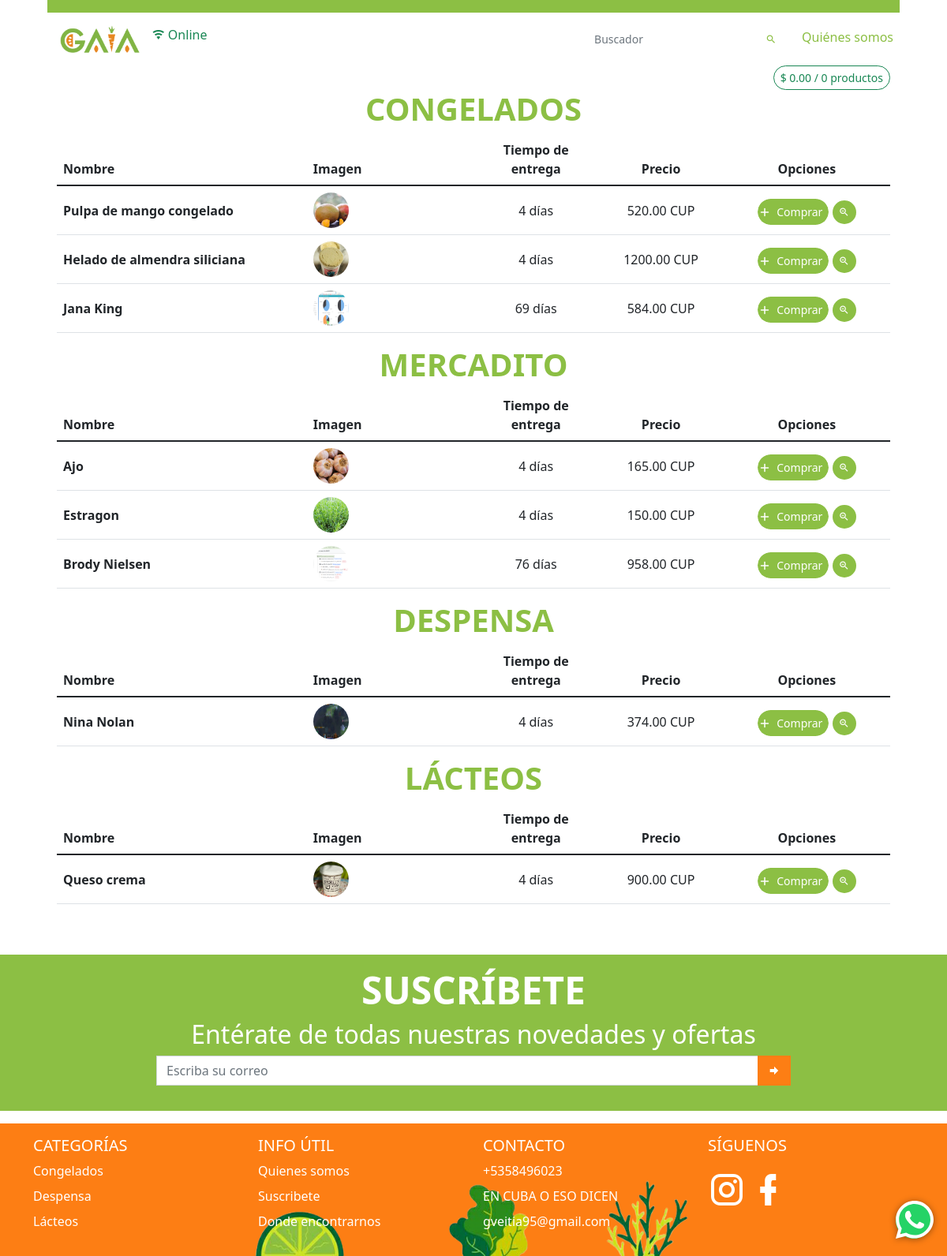
Screenshot of /catalogo/CUP/ with the database file from the repository.
### app_main/models.py (models this page shows, shortened)
class GeneralData(models.Model):
    logo = models.ImageField(upload_to='datos_generales/logo', verbose_name='Logo')
    img_principal = models.ImageField(upload_to='datos_generales/img_principal', verbose_name='Imagen Principal')
    enterprise_name = models.CharField(max_length=100, verbose_name='Nombre de la empresa')
    enterprise_address = models.CharField(max_length=100, verbose_name='Dirección de la empresa', null=True, blank=True)
    taza_cambio = models.FloatField('Taza de cambio', validators=[MinValueValidator(0, 'Debe ser mayor que cero')],
                                    help_text='Valor del Euro en CUP')
    email = models.EmailField('Correo', unique=True,
                              error_messages={'unique': 'Este correo ya existe'})
    phone_number = models.CharField(validators=[phone_regex], max_length=17, unique=True, error_messages={
        'unique': 'Ya este teléfono está registrado'
    }, verbose_name='Celular', null=True, blank=True)
    facebook = models.URLField(verbose_name='Link de Facebook', null=True, blank=True)
    instagram = models.URLField(verbose_name='Link de Instagram', null=True, blank=True)
    def logo_tag(self):
        if self.logo:
            return mark_safe(f'<img src="{self.logo.url}" class="agrandar" width="45" height="45" />')
        return mark_safe(f'<img src="{STATIC_URL}img/empty.png" class="agrandar" width="45" height="45" />')
    logo_tag.short_description = 'Logo'
    def logo_link(self):
        return mark_safe(f'<a href="{self.logo.url}"> {self.logo_tag()}</a>')
    logo_link.short_description = 'Logo'
    def img_principal_tag(self):
        if self.logo:
            return mark_safe(f'<img src="{self.img_principal.url}" class="agrandar" height="45" />')
        return mark_safe(f'<img src="{STATIC_URL}img/empty.png" class="agrandar" width="45" height="45" />')
    img_principal_tag.short_description = 'Img principal'
    def img_principal_link(self):
        return mark_safe(f'<a href="{self.img_principal.url}"> {self.img_principal_tag()}</a>')
    img_principal_link.short_description = 'Img principal'
    class Meta:
        verbose_name = 'Datos Generales'
        verbose_name_plural = verbose_name

class Category(models.Model):
    name = models.CharField(max_length=100, verbose_name='Nombre')
    image = models.ImageField(upload_to='product/img', verbose_name='Imagen Principal', null=True)
    destacado = models.BooleanField('Destacada', default=False)
    class Meta:
        verbose_name = 'Categoría'
        verbose_name_plural = 'Categorías'
        ordering = ('name',)
    def __str__(self):
        return self.name
    @property
    def get_prods_count(self):
        return self.product_set.count() if self.product_set.exists() else 0
    def img_link(self):
        if self.image:
            return mark_safe(
                f'<a href="{self.image.url}"><img src="{self.image.url}" class="agrandar mb-2 mr-2" '
                f'width="40" height="40" /></a>')
        return mark_safe(
            f'<a href="{STATIC_URL}img/empty.png"><img src="{STATIC_URL}img/empty.png" class="agrandar mb-2 mr-2" '
            f'width="40" height="40" /></a>')
    img_link.short_description = 'Imagen'

class Product(models.Model):
    category = models.ForeignKey(Category, on_delete=models.CASCADE, verbose_name='Categoría')
    image = models.ImageField(upload_to='product/img', verbose_name='Imagen Principal', null=True)
    name = models.CharField(max_length=100, verbose_name='Nombre')
    price = models.DecimalField(max_digits=9, verbose_name='Precio', decimal_places=2, help_text='Poner en base a CUP')
    old_price = models.DecimalField(max_digits=9, verbose_name='Precio anterior', decimal_places=2, null=True,
                                    help_text='Este precio debería ser mayor al precio actual', blank=True)
    info = RichTextField(max_length=400, verbose_name='Información', null=True, blank=True)
    about = RichTextField(max_length=400, verbose_name='Sobre el producto', null=True, blank=True)
    is_active = models.BooleanField(default=True, verbose_name='Visible')
    is_important = models.BooleanField(default=True, verbose_name='Destacado')
    stock = models.IntegerField(verbose_name='Cantidad de inventario', default=1)
    date_updated = models.DateTimeField(auto_now=True, null=True, blank=True)
    sales = models.PositiveIntegerField(verbose_name='Ventas', default=0)
    delivery_time = models.PositiveSmallIntegerField('Tiempo de entrega (días)')
    moneda = models.CharField('Moneda', choices=(
        ('CUP', 'CUP'),
        ('Euro', 'Euro'),
        ('Ambas', 'Ambas'),
    ), default='CUP', max_length=200)
    class Meta:
        verbose_name = 'Producto'
        verbose_name_plural = 'Productos'
        ordering = ('category',)
    def info_tag(self):
        return mark_safe(self.info)
    def get_image(self):
        if self.image:
            return self.image.url
        return f'{STATIC_URL}img/empty.png'
    def img_link(self):
        if self.image:
            return mark_safe(
                f'<a href="{self.image.url}"><img src="{self.image.url}" class="agrandar mb-2 mr-2" '
                f'width="50" height="50" /></a>')
        return mark_safe(
            f'<a href="{STATIC_URL}img/empty.png"><img src="{STATIC_URL}img/empty.png" class="agrandar mb-2 mr-2" '
            f'width="50" height="50" /></a>')
    def has_old_price(self):
        return mark_safe(f'<img src="{STATIC_URL}admin/img/icon-yes.svg" alt="True">') if self.old_price else mark_safe(
            f'<img src="{STATIC_URL}admin/img/icon-no.svg" alt="False">')
    has_old_price.short_description = 'Tiene descuento'
    img_link.short_description = 'Vista previa'
    info_tag.short_description = 'Información'

class InfoUtil(models.Model):
    title = models.CharField('Título', max_length=100, null=True, blank=True)
    text = RichTextField("Contenido", null=True, blank=True)
    class Meta:
        verbose_name = 'Información útil'
        verbose_name_plural = 'Informaciones útiles'
    def text_tag(self):
        return mark_safe(self.text)
    text_tag.short_description = 'Texto'

### app_main/views.py (the view)
# urls.py: path('catalogo/CUP/', CatalogoCUPView.as_view(), name='catalogo-cup'),
class CatalogoCUPView(StartPageCUP):
    template_name = 'catalogo.html'
    def get_context_data(self, *, object_list=None, **kwargs):
        context = super().get_context_data()
        context['title'] = 'Catálogo | Productos CUP'
        context['tipo_moneda'] = 'CUP'
        return context

### app_main/templates/catalogo.html (shortened to what this page needs)
{% extends 'startpage.html' %}
{% load static %}
{% block navbar %}
    <nav class="navbar bg-semi-success"></nav>
    <nav class="navbar bg-white navbar-expand-sm" style="vertical-align: middle">
        <ul class="navbar-nav">
            <li class="nav-item">
                <div class="nav-link">
                    <a href="{{ index_url }}"><img
                            src="{% if business.img_principal %} {{ business.img_principal.url }} {% else %} {% static logo %} {% endif %}"
                            class="ps-2" alt="gaia" height="35"></a>
                </div>
            </li>
            <li class="nav-item">
                <a class="nav-link">
                    <span id="on-off" class="fs-6 rounded-pill"></span>
                </a>
            </li>
        </ul>
        <ul class="navbar-nav ms-auto ">
            <li class="nav-item">
                <div class="nav-link">
                    <form action="">
                        <div class="input-group input-group-sm pe-2">
                            <input type="search" class="form-control border-0 ps-0 rounded-0"
                                   placeholder="Buscador" value="{{ search }}"
                                   aria-label="Example text with button addon"
                                   aria-describedby="button-addon1" name="search">
                            <button class="btn border-0" type="submit" id="button-addon1"><i
                                    class="mdi mdi-magnify text-semi-success"></i></button>
                        </div>
                    </form>
                </div>
            </li>
            <li class="nav-item">
                <a class="nav-link text-semi-success pe-2 text-end {% if active == 'project' %} active {% endif %}"
                   href="{% url 'info' %}">Quiénes somos</a>
            </li>
        </ul>
    </nav>
{% endblock %}
{% block content %}
    <div class="text-end">
        <button class="btn btn-outline-success btn-sm rounded-pill" type="button"
                data-bs-toggle="offcanvas"
                data-bs-target="#offcanvasRight" aria-controls="offcanvasRight" id="botoncito-verde">
        </button>
    </div>
    {% include 'table_products.html' %}
{% endblock %}

### app_main/templates/startpage.html (shortened to what this page needs)
{% extends 'body.html' %}
{% load cart_tag %}
{% load widget_tweaks %}
{% load static %}
{% block head %}
    <link rel="stylesheet" href="{% static 'lib/button_add_to_cart/style.css' %}">
    <link rel="stylesheet" href="{% static 'lib/bootstrap-touchspin/jquery.bootstrap-touchspin.min.css' %}">
{% endblock %}

### templates/body.html (shortened to what this page needs)
{% extends 'base.html' %}
{% load static %}
{% block body %}
    <body class="">
    <div class="wrapper mx-auto" style="width: 90%">
        {% block navbar %}{% endblock %}
        <div class="content">
            <div class="container-fluid">
                {% block content %}
                {% endblock %}
            </div>
        </div>
    </div>
    {% include 'whatsapp.html' %}
    {% include 'footer.html' %}
    </body>
{% endblock %}

### templates/base.html (shortened to what this page needs)
{% load static %}
<!DOCTYPE html>
<html lang="en">
<head>
    <link rel="stylesheet" href="{% static 'lib/material-icons/css/icons.min.css' %}">
    <link href="https://cdn.jsdelivr.net/npm/bootstrap@5.2.2/dist/css/bootstrap.min.css" rel="stylesheet"
>
    <link href="https://cdn.jsdelivr.net/npm/select2@4.1.0-rc.0/dist/css/select2.min.css" rel="stylesheet"/>
    <link rel="stylesheet" href="{% static 'lib/sweetalert2/sweetalert2.min.css' %}">
    <link rel="stylesheet" href="{% static 'lib/jquery-confirm-v3.3.4/jquery-confirm.min.css' %}">
    <link rel="stylesheet" href="{% static 'css/custom_styles.css' %}">
    <link rel="stylesheet" href="{% static 'css/loader.css' %}">
    <link rel="stylesheet" href="{% static 'lib/go_to_top_button/style.css' %}">
    <link rel="stylesheet" href="{% static 'lib/boton-whatapp/whatsapp.css' %}">
    {% block head %}
    {% endblock %}
</head>
{% block body %}
{% endblock %}
</html>

### templates/table_products.html (shortened to what this page needs)
{% for category in all_categories %}
    <div class="table-responsive">
        <h1 class="text-center text-semi-success text-uppercase display-6 fw-bold user-select-none"
            id="category{{ category.id }}">{{ category }}</h1>
        <table class="table table-hover">
            <thead>
            <tr>
                <th scope="col">Nombre</th>
                <th scope="col">Imagen</th>
                <th class="text-center" scope="col">Tiempo de entrega</th>
                <th class="text-center" scope="col">Precio</th>
                <th class="text-center" scope="col">Opciones</th>
            </tr>
            </thead>
            <tbody class="table-group-divider">
            {% for product in object_list %}
                {% if product.category == category %}
                    <tr class="" style="vertical-align: middle">
                        <th scope="row" style="width: 30%">{{ product.name }}</th>
                        <td style="width: 20%"><img src="{{ product.get_image }}" alt="image" height="45" width="45"
                                                    class="rounded-pill">
                        </td>
                        <td class="text-center " style="width: 15%">{{ product.delivery_time }} días</td>
                        <td class="text-center"
                            style="width: 15%">{{ product.price | floatformat:2 }} {{ tipo_moneda }}</td>
                        <td class="text-center" style="width: 20%">
                            <Button Class="Button add_to_cart mt-1 btn-success btn btn-success" name="{{ product.id }}">
                                <Span>Comprar</Span>
                            </Button>
                            <button type="button"
                                    class="btn btn-success mt-1 border-0 bg-semi-success btn-sm rounded-pill btn-table-ver"
                                    data-bs-toggle="modal" data-bs-target="#product_modal" name="{{ product.id }}">
                                <i class="mdi mdi-magnify-plus-outline"></i>
                            </button>
                        </td>
                    </tr>
                {% endif %}
            {% endfor %}
            </tbody>
        </table>
    </div>
{% endfor %}

### templates/cart.html (shortened to what this page needs)
{% load cart_tag %}

### templates/form_cart.html (shortened to what this page needs)
{% load cart_tag %}

### templates/whatsapp.html (shortened to what this page needs)
<div id="whatsapp">
    <a href="https://api.whatsapp.com/send/?phone=+{{ business.phone_number }}&text=Hola&app_absent=1" target="_blank">
    </a>
</div>

### templates/footer.html (shortened to what this page needs)
{% load static %}
<footer class="bd-footer mt-5 bg-semi-success">
    <div class="mx-auto py-3 w-75 px-md-5 px-0">
        <h1 class="text-center text-white text-uppercase display-5 fw-bold user-select-none">suscríbete</h1>
        <h2 class="text-white text-center ">Entérate de todas nuestras novedades y ofertas</h2>
        <form action="" method="post" id="suscriptor-form">
            <div class="input-group mb-3">
                <input type="email" name="email" class="form-control rounded-0" placeholder="Escriba su correo"
                       aria-label="Recipient's username" required aria-describedby="button-addon2"
                       id="suscriptor-email">
                <button class="btn bg-orange rounded-0" type="submit" id="button-addon2"><i
                        class="mdi mdi-arrow-right-bold"></i>
                </button>
            </div>
        </form>
    </div>
</footer>
<footer class="bd-footer mt-3 bg-orange footer-2">
    <div class="container pt-3">
        <div class="row">
            <div class="col-6 col-md-3  mb-3">
                <h5>CATEGORÍAS</h5>
                <ul class="list-unstyled">
                    {% for category in categories %}
                        <li class="mb-2"><a href="{{ catalogo_url }}#category{{ category.id }}" class="text-decoration-none text-white">{{ category.name }}</a>
                        </li>
                    {% endfor %}
                </ul>
            </div>
            <div class="col-6 col-md-3  mb-3">
                <h5>INFO ÚTIL</h5>
                <ul class="list-unstyled">
                    {% for info in infoUtil_list %}
                        <li class="mb-2"><a href="{% url 'info' %}#{{ info.id }}" class="text-decoration-none text-white">{{ info.title }}</a></li>
                    {% endfor %}
                </ul>
            </div>
            <div class="col-6 col-md-3  mb-3">
                <h5>CONTACTO</h5>
                <ul class="list-unstyled">
                    <li class="mb-2"><a href="#" class="text-decoration-none text-white">{{ business.phone_number }}</a>
                    </li>
                    <li class="mb-2"><a href="#"
                                        class="text-decoration-none text-white">{{ business.enterprise_address }}</a>
                    </li>
                    <li class="mb-2"><a href="#" class="text-decoration-none text-white">{{ business.email }}</a></li>
                </ul>
            </div>
            <div class="col-6 col-md-3  mb-3">
                <h5>SÍGUENOS</h5>
                <div>
                    <a href="{{ business.instagram }}"><i class="mdi mdi-instagram mdi-48px text-white"></i></a>
                    <a href="{{ business.facebook }}"><i class="mdi mdi-facebook mdi-48px text-white"></i></a>
                </div>
            </div>
        </div>
    </div>
</footer>

### templates/sidebar_right.html (shortened to what this page needs)
        {% load cart_tag %}

### templates/form_cart_lateral.html (shortened to what this page needs)
{% load cart_tag %}

### rows the page displays
GeneralData: img_principal (picture), phone_number "+5358496023", enterprise_address "EN CUBA O ESO DICEN", email "gveitia95@gmail.com"
Category: name "CONGELADOS", name "Congelados"
Product: name "Pulpa de mango congelado", get_image (picture), delivery_time "4", price "520.00", moneda "CUP"
Product: name "Helado de almendra siliciana", get_image (picture), delivery_time "4", price "1200.00", moneda "CUP"
Product: name "Jana King", get_image (picture), delivery_time "69", price "584.00", tipo_moneda "CUP"
Category: name "MERCADITO"
Product: name "Ajo", get_image (picture), delivery_time "4", price "165.00", moneda "CUP"
Product: name "Estragon", get_image (picture), delivery_time "4", price "150.00", moneda "CUP"
Product: name "Brody Nielsen", get_image (picture), delivery_time "76", price "958.00", tipo_moneda "CUP"
Category: name "DESPENSA", name "Despensa"
Product: name "Nina Nolan", get_image (picture), delivery_time "4", price "374.00", moneda "CUP"
Category: name "LÁCTEOS", name "Lácteos"
Product: name "Queso crema", get_image (picture), delivery_time "4", price "900.00", moneda "CUP"
InfoUtil: title "Quienes somos"
InfoUtil: title "Suscribete"
InfoUtil: title "Donde encontrarnos"
